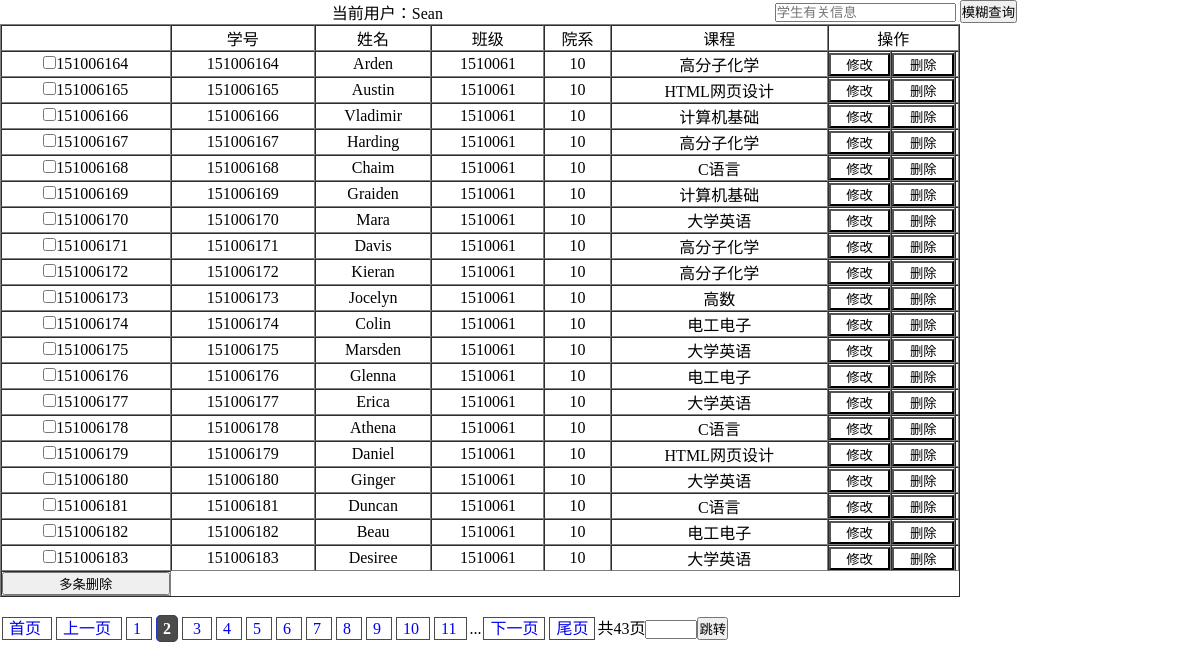
The page /系统/stu_display.php (signed in) on the database its author committed.
### tables this page shows
CREATE TABLE `stu_info`  (
  `stu_no` int(9) NOT NULL COMMENT '学号',
  `stu_class` int(7) NOT NULL COMMENT '所在班级',
  `fac_no` int(11) NOT NULL COMMENT '学生所在院系编号',
  `test_course` varchar(20) DEFAULT NULL COMMENT '学生考试科目',
  `stu_name` varchar(20) NOT NULL COMMENT '学生姓名',
  `password` int(11) NOT NULL COMMENT '登录密码',
  PRIMARY KEY (`stu_no`) USING BTREE,
  INDEX `test_course`(`test_course`) USING BTREE,
  CONSTRAINT `stu_course_cors` FOREIGN KEY (`test_course`) REFERENCES `cors_info` (`test_course`) ON DELETE SET NULL ON UPDATE CASCADE
);

### 系统/stu_display.php (the view, shortened to what this page needs)
<?php require_once("conn.php"); ?>
<link rel="stylesheet" type="text/css" href="css/stu_display.css"/>
<?php
	echo "<form style = 'float:right;margin-right:183px'  action='select.php' method='post'>
				<input type='text' name='stu_select_type' id='stu_select_type' value='1' style='display: none;' />
				<input name='stu_select' id='stu_no' value='' placeholder='学生有关信息' />
				<input type='submit' value='模糊查询' />
		</form>";
?>
<?php
	if(!empty($_GET['p'])){
		$page = $_GET['p'];
	}else{
		$page = 2;
	}
	$page_size = 20;
	$record = ($page - 1) * $page_size;
	$show_page = 11;
	echo "<div class='content'>";
    echo "<form action = 'delete.php' method = 'post'>";
	echo "<table width='80%' style = 'text-align:center'  border = '1' cellspacing = '0' >";
	echo "<tr style = 'text-align:center'>";
	echo "<td></td>";
    echo " <td>学号</td>";
    echo " <td>姓名</td>";
	echo " <td>班级</td>";
    echo " <td>院系</td>";
    echo " <td>课程</td>";
    echo " <td colspan=3>操作</td>";
    echo "</tr>";
	$sql = "SELECT * FROM stu_info limit $record, $page_size";
	$result = $conn->query($sql);
	while($row = $result->fetch_assoc()){
		echo "<tr>";
		echo "<td><input  name = 'delete_stu[]' type = 'checkbox' value = '{$row['stu_no']}'>{$row['stu_no']}</td>";
		echo "<td>{$row['stu_no']}</td>";
		echo "<td>{$row['stu_name']}</td>";
		echo "<td>{$row['stu_class']}</td>";
		echo "<td>{$row['fac_no']}</td>";
		echo "<td>{$row['test_course']}</td>";
		echo "<td><form class = 'stu_display_form' action = 'update_select.php' method = 'post'><input style = 'display:none' name = 'stu_no' value = '{$row['stu_no']}'><input type = 'submit' value = '修改'></form></td>";
		echo "<td><form class = 'stu_display_form' action = 'delete.php' method = 'post'><input style = 'display:none' name = 'delete_stu[]' value = '{$row['stu_no']}'><input type = 'submit' value = '删除'></form></td>"	;
		echo "<td></td>";
		echo "</tr>";
	}
	echo "<tr><td style = 'text-align:center'><input style = 'width:100%' type = 'submit' value = '多条删除'></td></tr></table></form>";
	echo '</div>';
	$sql = "SELECT count(*) AS count FROM stu_info";
	$result = $conn->query($sql);
	$total_result = $result->fetch_assoc();
	$total = $total_result['count'];
	 $total_pages = ceil($total/$page_size);
	$p1 = $page - 1;
	$p2 = $page + 1;
	$page_banner = "";
	$page_offset = ($show_page - 1)/2;
	$start = 1;
	$end = $total_pages;
	if($page > 1){
		$page_banner .= "<a href='".$_SERVER['PHP_SELF']."?p=1'>首页 </a>";
	    $page_banner .= "<a href='".$_SERVER['PHP_SELF']."?p=$p1'> 上一页 </a>";
		}else{
			$page_banner .= "<span class='disable'>首页 </span>";
			$page_banner .= "<span class='disable'> 上一页 </span>";
		}
	if($total_pages > $show_page){
		  if($page > $page_offset){
			$start = $page - $page_offset;
			$end = $total_pages > $page + $page_offset ? $page + $page_offset : $total_pages;
		}else{
			$start = 1;
			$end = $total_pages > $show_page ? $show_page : $total_pages;
		}
	}
	for($i = $start; $i <= $end; $i++){
		if($page == $i){
			$page_banner .= "<span class='current'>$i</span>";
		}else{
		$page_banner .= "<a  href='".$_SERVER['PHP_SELF']."?p=$i'> $i </a>";
		}
	}
	if($total_pages > $show_page && $total_pages > $page + $page_offset){
		$page_banner .= "...";
	}
	if($page < $total_pages){
	   $page_banner .= "<a  href='".$_SERVER['PHP_SELF']."?p=$p2'>下一页</a>";
	   $page_banner .= "<a  href='".$_SERVER['PHP_SELF']."?p=$total_pages'>尾页</a>";
	}else{
		$page_banner .= "<span class='disable'>下一页</span>";
		$page_banner .= "<span class='disable'>尾页</span>";
		}
	$page_banner .= "共{$total_pages}页";
	$page_banner .= "<form action='insert.php' method='get' >";
	$page_banner .= "<input type='number' size='2'max={$total_pages} min=0 name='p' />";
	$page_banner .="<input type='submit' value='跳转'>";
	$page_banner .= '</form>';
	echo '<div class="page">';
	echo $page_banner;
	echo '</div>';
?>

### 系统/css/stu_display.css (style rules this page uses)
* { margin: 0px; padding: 0px; }
.stu_display_form { clear: both; }
.stu_display_form input { background-color: #FFFFFF; width: 100%; }
.page { clear: all; width: 100%; text-align: left; }
.page a { text-decoration:none; padding:2px 6px; border:thin #4B4B4B solid; margin: 2px; }
.page span.current { border:#2239BF 1px solid; border-radius:5px ; background-color: #4B4B4B; padding:4px 6px; margin:2px; color:#FFFFFF; font-weight:bolder; }
.content { text-align: center; }
.page form { display:inline; }

### rows shown on the page
stu_info: stu_no "151006164", stu_name "Arden", stu_class "1510061", fac_no "10", test_course "高分子化学"
stu_info: stu_no "151006165", stu_name "Austin", stu_class "1510061", fac_no "10", test_course "HTML网页设计"
stu_info: stu_no "151006166", stu_name "Vladimir", stu_class "1510061", fac_no "10", test_course "计算机基础"
stu_info: stu_no "151006167", stu_name "Harding", stu_class "1510061", fac_no "10", test_course "高分子化学"
stu_info: stu_no "151006168", stu_name "Chaim", stu_class "1510061", fac_no "10", test_course "C语言"
stu_info: stu_no "151006169", stu_name "Graiden", stu_class "1510061", fac_no "10", test_course "计算机基础"
stu_info: stu_no "151006170", stu_name "Mara", stu_class "1510061", fac_no "10", test_course "大学英语"
stu_info: stu_no "151006171", stu_name "Davis", stu_class "1510061", fac_no "10", test_course "高分子化学"
stu_info: stu_no "151006172", stu_name "Kieran", stu_class "1510061", fac_no "10", test_course "高分子化学"
stu_info: stu_no "151006173", stu_name "Jocelyn", stu_class "1510061", fac_no "10", test_course "高数"
stu_info: stu_no "151006174", stu_name "Colin", stu_class "1510061", fac_no "10", test_course "电工电子"
stu_info: stu_no "151006175", stu_name "Marsden", stu_class "1510061", fac_no "10", test_course "大学英语"
stu_info: stu_no "151006176", stu_name "Glenna", stu_class "1510061", fac_no "10", test_course "电工电子"
stu_info: stu_no "151006177", stu_name "Erica", stu_class "1510061", fac_no "10", test_course "大学英语"
stu_info: stu_no "151006178", stu_name "Athena", stu_class "1510061", fac_no "10", test_course "C语言"
stu_info: stu_no "151006179", stu_name "Daniel", stu_class "1510061", fac_no "10", test_course "HTML网页设计"
stu_info: stu_no "151006180", stu_name "Ginger", stu_class "1510061", fac_no "10", test_course "大学英语"
stu_info: stu_no "151006181", stu_name "Duncan", stu_class "1510061", fac_no "10", test_course "C语言"
stu_info: stu_no "151006182", stu_name "Beau", stu_class "1510061", fac_no "10", test_course "电工电子"
stu_info: stu_no "151006183", stu_name "Desiree", stu_class "1510061", fac_no "10", test_course "大学英语"

### other values the page prints
$page_banner "... 共43页"
